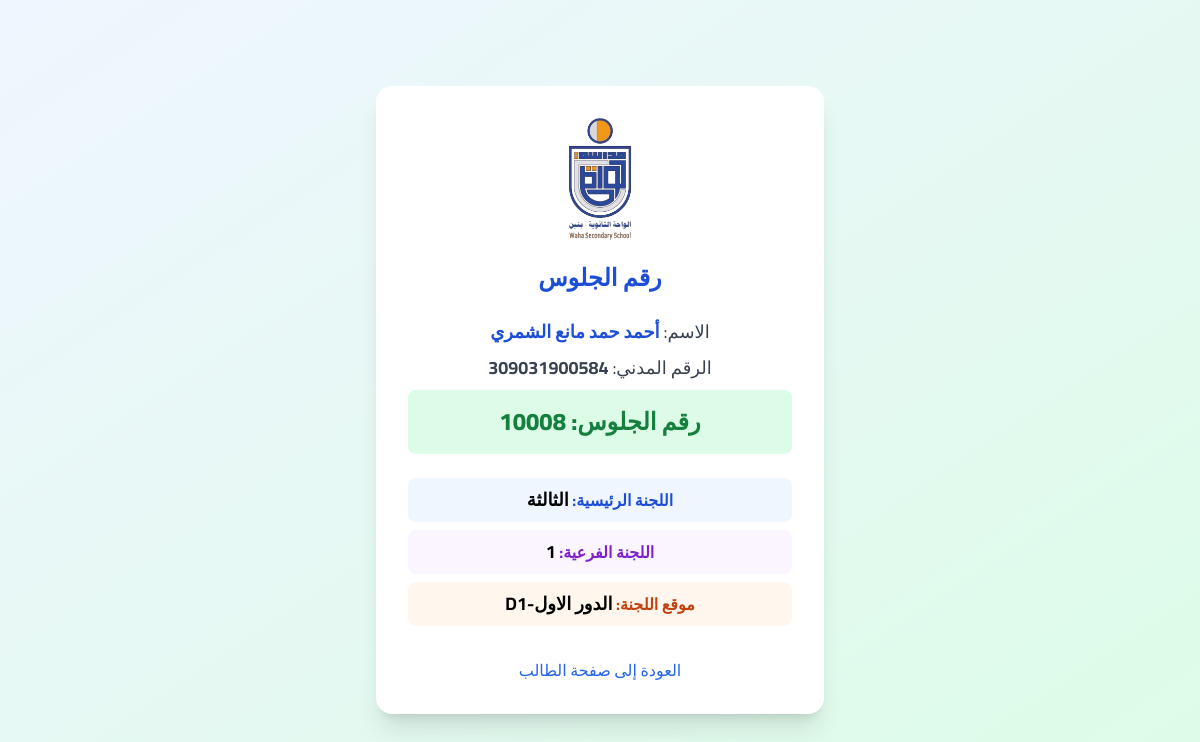
Page /student_seat (signed in) on the committed database.
### app.py (models this page shows)
class SchoolSettings(db.Model):
    id = db.Column(db.Integer, primary_key=True)
    school_logo = db.Column(db.String(255), nullable=True)
    school_name = db.Column(db.String(200), nullable=False)
    school_address = db.Column(db.Text, nullable=True)
    school_phone = db.Column(db.String(50), nullable=True)
    school_email = db.Column(db.String(100), nullable=True)
    school_vision = db.Column(db.Text, nullable=True)
    school_mission = db.Column(db.Text, nullable=True)
    school_values = db.Column(db.Text, nullable=True)
    google_maps_url = db.Column(db.String(500), nullable=True)
    youtube_url = db.Column(db.String(500), nullable=True)
    instagram_url = db.Column(db.String(500), nullable=True)
    telegram_url = db.Column(db.String(500), nullable=True)
    snapchat_url = db.Column(db.String(500), nullable=True)
    whatsapp_url = db.Column(db.String(500), nullable=True)
    academic_year = db.Column(db.String(50), nullable=True)
    academic_semester = db.Column(db.String(50), nullable=True)
    updated_at = db.Column(db.DateTime, default=datetime.utcnow, onupdate=datetime.utcnow)

class Seat(db.Model):
    civil_id = db.Column(db.String(20), primary_key=True)  # الرقم المدني
    name = db.Column(db.String(100), nullable=False)      # الاسم
    seat_number = db.Column(db.String(20), nullable=False) # رقم الجلوس
    main_committee = db.Column(db.String(20), nullable=False) # اللجنة الرئيسية
    sub_committee = db.Column(db.String(20), nullable=False)  # اللجنة الفرعية
    location = db.Column(db.String(100), nullable=True)   # موقع اللجنة

### app.py (the view)
@app.route('/student_seat')
def student_seat():
    if 'student_civil_id' not in session:
        return redirect(url_for('student_login'))
    seat = Seat.query.filter_by(civil_id=session['student_civil_id']).first()
    school_settings = get_school_settings()
    current_year = datetime.now().year
    return render_template('student_seat.html', seat=seat, school_settings=school_settings, current_year=current_year)

### app.py (called while the page is built, shortened)
def get_school_settings():
    try:
        settings = SchoolSettings.query.first()
        return settings
    except Exception as e:
        print(f"خطأ في get_school_settings: {e}")
        return SchoolSettings(
            school_name="اسم المدرسة",
            school_address="عنوان المدرسة",
            school_phone="",
            school_email="",
            school_vision="رؤية المدرسة",
            school_mission="رسالة المدرسة",
            school_values="",
            google_maps_url="",
            youtube_url="",
            instagram_url="",
            telegram_url="",
            snapchat_url="",
            whatsapp_url="",
            academic_year="2024-2025",
            academic_semester="الفصل الدراسي الأول"
        )

### templates/student_seat.html (shortened to what this page needs)
<!DOCTYPE html>
<html lang="ar" dir="rtl">
<head>
    <script src="https://cdn.tailwindcss.com"></script>
</head>
<body class="font-['Cairo'] bg-gradient-to-br from-blue-50 to-green-100 min-h-screen flex items-center justify-center">
    <div class="bg-white rounded-2xl shadow-xl p-8 w-full max-w-md flex flex-col items-center">
        {% if school_settings and school_settings.school_logo %}
            <img src="/assets/images/{{ school_settings.school_logo }}" alt="شعار المدرسة" class="h-24 md:h-28 lg:h-32 mb-4">
        {% else %}
            {% if school_settings and school_settings.school_logo %}
                <img src="/assets/images/{{ school_settings.school_logo }}" alt="شعار المدرسة" class="h-24 md:h-28 lg:h-32 mb-4">
            {% else %}
                <img src="/assets/images/logo.png" alt="شعار المدرسة" class="h-24 md:h-28 lg:h-32 mb-4">
            {% endif %}
        {% endif %}
        <h2 class="text-2xl font-bold text-blue-700 mb-2">رقم الجلوس</h2>
        {% if seat %}
        <div class="w-full text-center mt-4">
            <div class="mb-2 text-lg text-gray-700">الاسم: <span class="font-bold text-blue-700">{{ seat.name }}</span></div>
            <div class="mb-2 text-lg text-gray-700">الرقم المدني: <span class="font-bold">{{ seat.civil_id }}</span></div>
            <div class="mb-6 text-2xl font-extrabold text-green-700 bg-green-100 rounded-lg py-4">رقم الجلوس: {{ seat.seat_number }}</div>
            <div class="grid grid-cols-1 gap-2 text-center">
                <div class="bg-blue-50 rounded-lg p-2"><span class="font-bold text-blue-700">اللجنة الرئيسية:</span> <span class="text-lg font-bold">{{ seat.main_committee }}</span></div>
                <div class="bg-purple-50 rounded-lg p-2"><span class="font-bold text-purple-700">اللجنة الفرعية:</span> <span class="text-lg font-bold">{{ seat.sub_committee }}</span></div>
                <div class="bg-orange-50 rounded-lg p-2"><span class="font-bold text-orange-700">موقع اللجنة:</span> <span class="text-lg font-bold">{{ seat.location }}</span></div>
            </div>
        </div>
        {% else %}
        <div class="bg-red-50 text-red-700 rounded-lg p-6 text-center text-lg mt-4">
            لم يتم العثور على رقم جلوس لهذا الرقم المدني.
        </div>
        {% endif %}
        <a href="/student_home" class="mt-8 text-blue-600 hover:underline">العودة إلى صفحة الطالب</a>
    </div>
</body>
</html>

### rows in the picture
SchoolSettings: school_logo (picture)
Seat: name "أحمد حمد مانع الشمري", civil_id "309031900584", seat_number "10008", main_committee "الثالثة", sub_committee "1", location "الدور الاول-D1"
